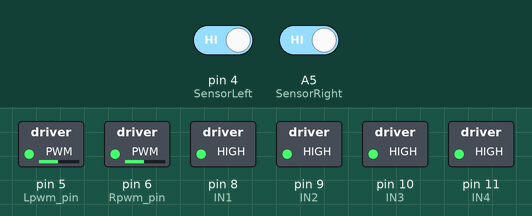
Recording of a sketch running on a simulated Arduino Uno, built with avr-gcc and run on an emulated ATmega328P. Shown: switched loads named in the sketch (green lamp = pin HIGH). Inputs (shaded band) come from the test bench; at power-on: pin 4 (SensorLeft) HIGH, A5 (SensorRight) HIGH.

Above: at 1.2 s.
1.3 s: pin 4 (SensorLeft) driven LOW
At 1.9 s:
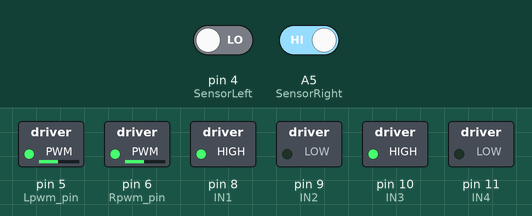
2.8 s: A5 (SensorRight) driven LOW
At 3.1 s:
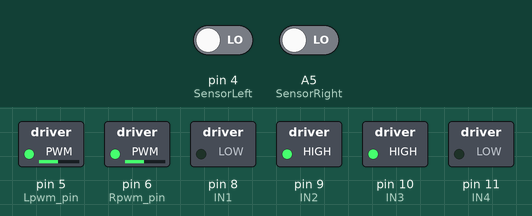
4.3 s: pin 4 (SensorLeft) driven HIGH
At 5.4 s:
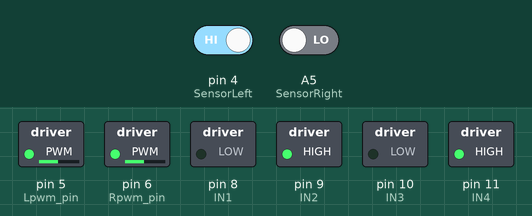
5.8 s: A5 (SensorRight) driven HIGH
At 6.5 s:
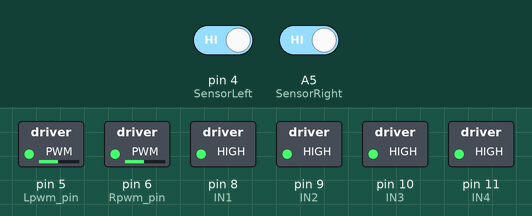
Timing chart, 0 to 8.3 s (numbered marks = the images above; inputs shaded):
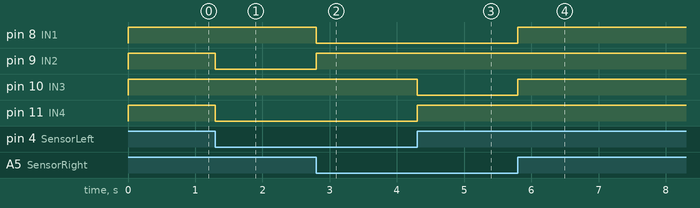

The sketch:

Line_Tracking_Car.ino
```cpp
#define SensorLeft 4    // input pin of left sensor
//#define SensorMiddle A3   // input pin of middle sensor
#define SensorRight A5     // input pin of right sensor

unsigned char SL;         // state of left sensor
unsigned char SM;         // state of middle sensor
unsigned char SR;         // state of right sensor

#define Lpwm_pin 5        // pin controlling speed (ENA of motor driver board)
#define Rpwm_pin 6        // pin controlling speed (ENB of motor driver board)

int IN1 = 8;              // pin controlling direction (IN1 of motor driver board)
int IN2 = 9;              // pin controlling direction (IN2 of motor driver board)
int IN3 = 10;             // pin controlling direction (IN3 of motor driver board)
int IN4 = 11;             // pin controlling direction (IN4 of motor driver board)

unsigned char Lpwm_val = 120;  // speed of left wheel (adjusted for performance)
unsigned char Rpwm_val = 120;  // speed of right wheel (adjusted for performance)

void Sensor_IO_Config() {
  pinMode(SensorLeft, INPUT);
  //pinMode(SensorMiddle, INPUT);
  pinMode(SensorRight, INPUT);
}

void Sensor_Scan() {
  SL = digitalRead(SensorLeft);
  //SM = analogRead(SensorMiddle);
  SR = digitalRead(SensorRight);
}

void M_Control_IO_config() {
  pinMode(IN1, OUTPUT);
  pinMode(IN2, OUTPUT);
  pinMode(IN3, OUTPUT);
  pinMode(IN4, OUTPUT);
  pinMode(Lpwm_pin, OUTPUT);
  pinMode(Rpwm_pin, OUTPUT);
}

void Set_Speed(unsigned char Left, unsigned char Right) {
  analogWrite(Lpwm_pin, Left);
  analogWrite(Rpwm_pin, Right);
}

void forward() {
  digitalWrite(IN1, LOW);
  digitalWrite(IN2, HIGH);
  digitalWrite(IN3, HIGH);
  digitalWrite(IN4, LOW);
}

void back() {
  digitalWrite(IN1, HIGH);
  digitalWrite(IN2, LOW);
  digitalWrite(IN3, LOW);
  digitalWrite(IN4, HIGH);
}

void left() {
  digitalWrite(IN1, LOW);
  digitalWrite(IN2, HIGH);
  digitalWrite(IN3, LOW);
  digitalWrite(IN4, HIGH);
}

void right() {
  digitalWrite(IN1, HIGH);
  digitalWrite(IN2, LOW);
  digitalWrite(IN3, HIGH);
  digitalWrite(IN4, LOW);
}

void stop() {
  digitalWrite(IN1, HIGH);
  digitalWrite(IN2, HIGH);
  digitalWrite(IN3, HIGH);
  digitalWrite(IN4, HIGH);
}

void setup() {
  Sensor_IO_Config();
  M_Control_IO_config();
  Set_Speed(Lpwm_val, Rpwm_val); // setting initial speed
  stop();
}

void loop() {
  Sensor_Scan(); //там все глобальные переменные, поэтому они изменяются в глобальном пространстве

  if (SL == 0 && SR == 0)
  {
    forward();
  }

  else if (SL == 1 && SR == 0)
  {
    left();
  }

  else if (SL == 0 && SR == 1)
  {
    right();
  }

  else
  {
    stop();
  }

}
```

Measured:
- after the input at 1.3 s, pin 9 (IN2), pin 11 (IN4): HIGH → LOW at once
- after the input at 2.8 s, pin 8 (IN1): HIGH → LOW at once; pin 9 (IN2): LOW → HIGH at once
- after the input at 4.3 s, pin 10 (IN3): HIGH → LOW at once; pin 11 (IN4): LOW → HIGH at once
- after the input at 5.8 s, pin 8 (IN1), pin 10 (IN3): LOW → HIGH at once
